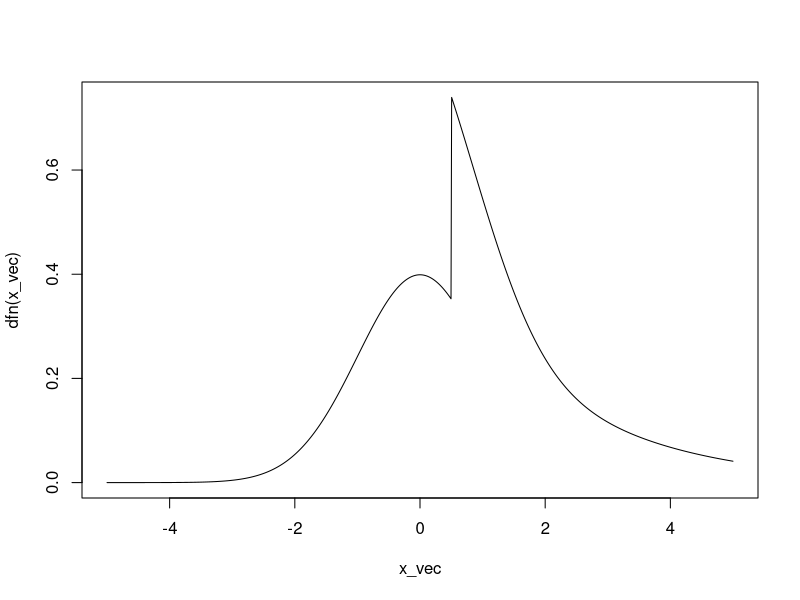
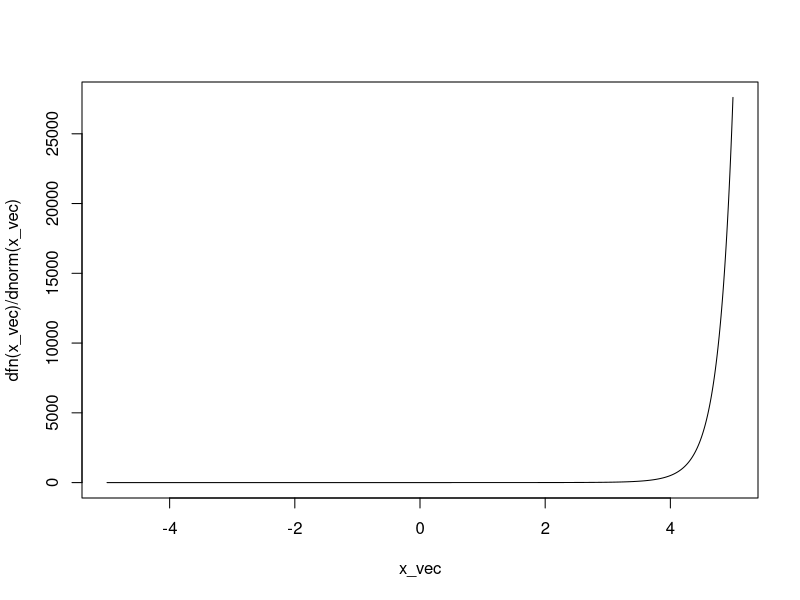
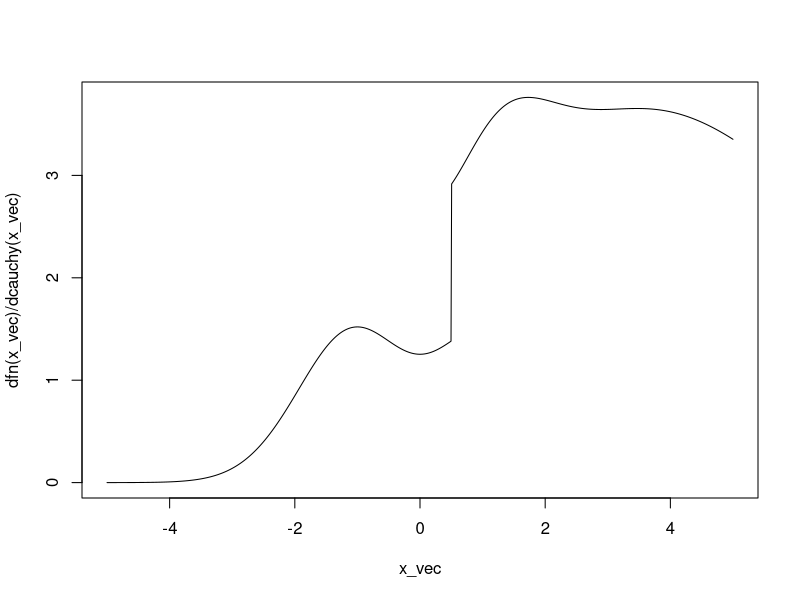
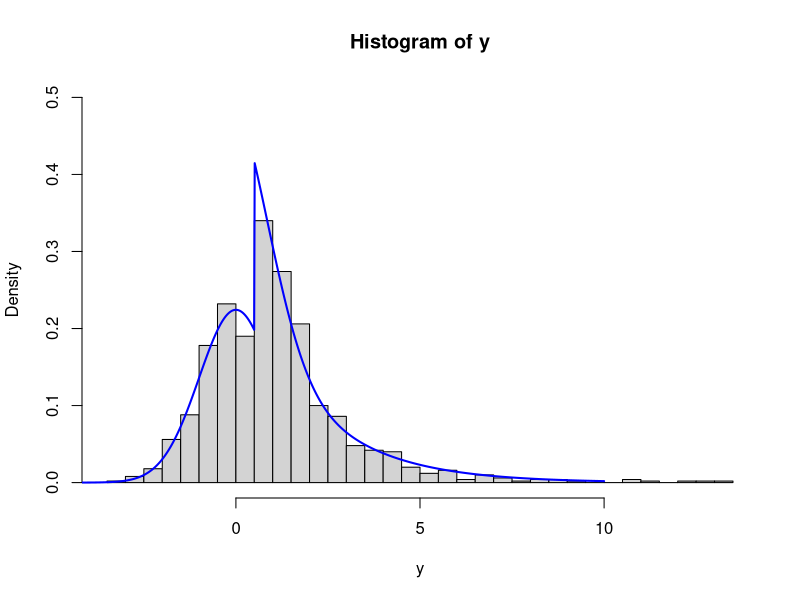

Source code (R) for these figures, in order:
## ---- chunk 1
library(knitr)
hook_output = knit_hooks$get('output')
knit_hooks$set(output = function(x, options) {
  # this hook is used only when the linewidth option is not NULL
  if (!is.null(n <- options$linewidth)) {
    x = knitr:::split_lines(x)
    # any lines wider than n should be wrapped
    if (any(nchar(x) > n)) x = strwrap(x, width = n)
    x = paste(x, collapse = '\n')
  }
  hook_output(x, options)
})

knitr::opts_chunk$set(cache = FALSE, message = FALSE,
                      linewidth = 50)
## ---- chunk 2
dfn <- function(x){
    out <- numeric(length(x))
    out[x <= 0.5] <- dnorm(x[x <= 0.5])
    out[x > 0.5] <-  dnorm(x[x > 0.5]) + 
        dchisq(x[x > 0.5], df = 2)
    out
}
## ---- chunk 3
# Let's visualize
x_vec <- seq(-5, 5, length.out = 1000)
plot(x_vec, dfn(x_vec), type = 'l')
## ---- chunk 4
# Visualize the ratio
plot(x_vec, dfn(x_vec)/dnorm(x_vec), type = 'l')
## ---- chunk 5
# Visualize the ratio
plot(x_vec, dfn(x_vec)/dcauchy(x_vec), type = 'l')
## ---- chunk 6
# Set parameters----
C <- 4 # Constant
n <- 1000 # Number of variates
k <- 0 # counter for accepted
j <- 0 # iterations
y <- numeric(n) # Allocate memory
## ---- chunk 7
while (k < n) {
  u <- runif(1)
  j <- j + 1
  x <- rcauchy(1) # random variate from g
  if (u < dfn(x)/(C*dcauchy(x))) {
    k <- k + 1
    y[k] <- x
    }
}
## ---- chunk 8
# Visualize the histogram
hist(y, 50, freq = FALSE, ylim = c(0, 0.5))
norm_const <- integrate(dfn, -Inf, Inf)$value
x_vec <- seq(-5, 10, length.out = 1000)
lines(x_vec, dfn(x_vec)/norm_const, lwd = 2, col = "blue")
## ---- chunk 9
g_fun <- function(x) pi/(x^2 + cos(x)^2)
f_vars <- runif(1000, min = 0, max = pi)
mean(g_fun(f_vars))
## ---- chunk 10
phi_vars <- rexp(1000)
# Think of re-weighting
weights <- dunif(phi_vars, 
                 max = pi)/dexp(phi_vars)
mean(g_fun(phi_vars)*weights)
